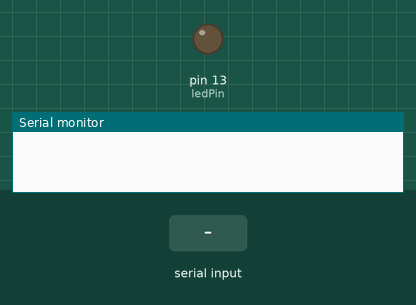
Simulated run of this sketch. Board: Arduino Uno, built with avr-gcc and run on an emulated ATmega328P. Parts: output pins drawn as LEDs (lit = HIGH), the last lines printed to the serial monitor. Inputs (shaded band) come from the test bench.

Above: at 1.2 s.
1.3 s: "1" received over Serial
At 2.5 s:
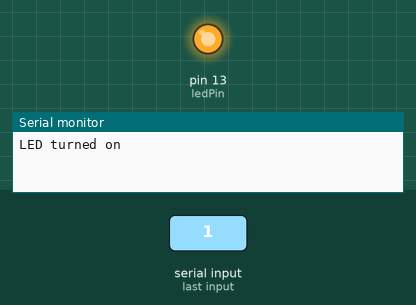
2.8 s: "0" received over Serial
At 3.9 s:
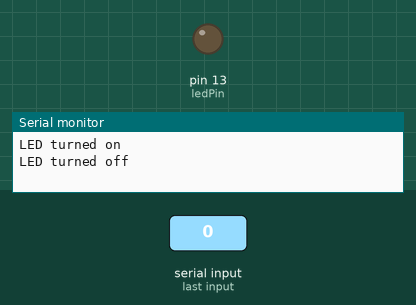
Timing chart, 0 to 5.8 s (numbered marks = the images above; inputs shaded):
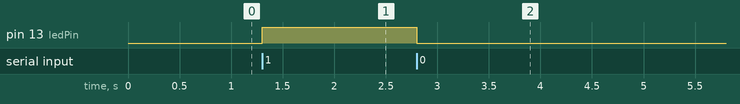

Measured:
- after the input at 1.3 s, pin 13 (ledPin): LOW → HIGH at once
- after the input at 2.8 s, pin 13 (ledPin): HIGH → LOW at once

The sketch:

receive_serial_connection.ino
```cpp
int ledPin = 13;  // Pin connected to the LED

void setup() {
  // Initialize the LED pin as an output
  pinMode(ledPin, OUTPUT);

  // Start the serial connection
  Serial.begin(9600);
}

void loop() {
  // Check if there's any data available on the serial connection
  if (Serial.available() > 0) {
    // Read the incoming command
    char command = Serial.read();

    // Turn the LED on or off based on the command
    if (command == '1') {
      digitalWrite(ledPin, HIGH);
      Serial.println("LED turned on");
    } else if (command == '0') {
      digitalWrite(ledPin, LOW);
      Serial.println("LED turned off");
    }
  }
}
```
